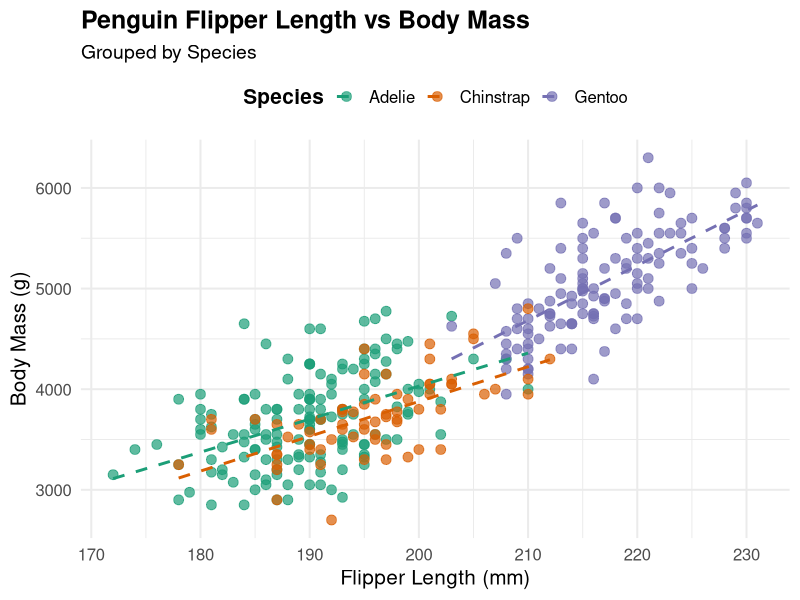

Reproduce this figure in R.
## ---- chunk 1
suppressPackageStartupMessages(library(tidyverse))
suppressPackageStartupMessages(library(palmerpenguins))
## ---- chunk 2
# Load necessary libraries
library(tidyverse)
library(palmerpenguins)

# Filter out rows with missing or non-finite values
penguins_clean <- penguins %>%
  filter(!is.na(flipper_length_mm), !is.na(body_mass_g))

# Create a scatter plot with cleaned data
penguins_clean %>%
  ggplot(aes(x = flipper_length_mm, y = body_mass_g, color = species)) +
  geom_point(size = 3, alpha = 0.7) +
  geom_smooth(method = "lm", formula = y ~ x, se = FALSE, linetype = "dashed") +
  scale_color_manual(values = c("Adelie" = "#1b9e77", "Chinstrap" = "#d95f02", "Gentoo" = "#7570b3")) +
  labs(
    title = "Penguin Flipper Length vs Body Mass",
    subtitle = "Grouped by Species",
    x = "Flipper Length (mm)",
    y = "Body Mass (g)",
    color = "Species"
  ) +
  theme_minimal(base_size = 15) +
  theme(
    plot.title = element_text(face = "bold", size = 18),
    plot.subtitle = element_text(size = 14),
    legend.position = "top",
    legend.title = element_text(face = "bold")
  )
